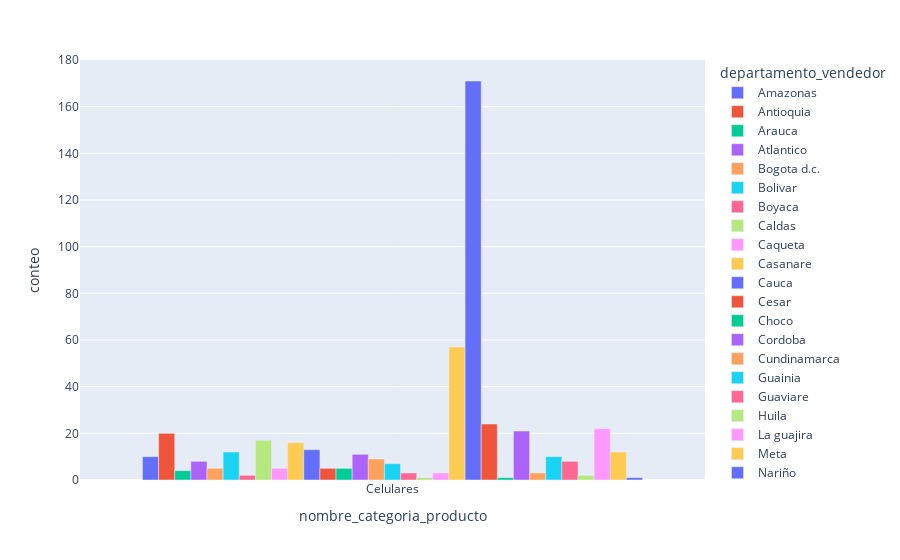

Write notebook code for a chart like this one.
### Markdown cell above
## Grafico barras agrupadas

### Code cell
#Arreglar datos
data_producto = data.groupby(['departamento_vendedor','nombre_categoria_producto']).count().reset_index()[['orden_id','departamento_vendedor','nombre_categoria_producto']]

#Cambiar nombre columnas
data_producto = data_producto.rename(columns={'orden_id':'conteo'})

#filtro por producto
data_producto = data_producto[data_producto['nombre_categoria_producto']=='Celulares']

#grafico
fig = px.bar(data_producto, x='nombre_categoria_producto', y='conteo', color='departamento_vendedor', barmode='group')

fig.show()

### Figure 1 — Plotly figure (JSON) as saved in the notebook; plotly's stock layout.template omitted (floating-point values rounded to 4 significant figures)
{"data": [{"alignmentgroup": "True", "hovertemplate": "departamento_vendedor=Amazonas<br>nombre_categoria_producto=%{x}<br>conteo=%{y}<extra></extra>", "legendgroup": "Amazonas", "marker": {"color": "#636efa", "pattern": {"shape": ""}}, "name": "Amazonas", "offsetgroup": "Amazonas", "orientation": "v", "showlegend": true, "textposition": "auto", "type": "bar", "x": ["Celulares"], "xaxis": "x", "y": [10], "yaxis": "y"}, {"alignmentgroup": "True", "hovertemplate": "departamento_vendedor=Antioquia<br>nombre_categoria_producto=%{x}<br>conteo=%{y}<extra></extra>", "legendgroup": "Antioquia", "marker": {"color": "#EF553B", "pattern": {"shape": ""}}, "name": "Antioquia", "offsetgroup": "Antioquia", "orientation": "v", "showlegend": true, "textposition": "auto", "type": "bar", "x": ["Celulares"], "xaxis": "x", "y": [20], "yaxis": "y"}, {"alignmentgroup": "True", "hovertemplate": "departamento_vendedor=Arauca<br>nombre_categoria_producto=%{x}<br>conteo=%{y}<extra></extra>", "legendgroup": "Arauca", "marker": {"color": "#00cc96", "pattern": {"shape": ""}}, "name": "Arauca", "offsetgroup": "Arauca", "orientation": "v", "showlegend": true, "textposition": "auto", "type": "bar", "x": ["Celulares"], "xaxis": "x", "y": [4], "yaxis": "y"}, {"alignmentgroup": "True", "hovertemplate": "departamento_vendedor=Atlantico<br>nombre_categoria_producto=%{x}<br>conteo=%{y}<extra></extra>", "legendgroup": "Atlantico", "marker": {"color": "#ab63fa", "pattern": {"shape": ""}}, "name": "Atlantico", "offsetgroup": "Atlantico", "orientation": "v", "showlegend": true, "textposition": "auto", "type": "bar", "x": ["Celulares"], "xaxis": "x", "y": [8], "yaxis": "y"}, {"alignmentgroup": "True", "hovertemplate": "departamento_vendedor=Bogota d.c.<br>nombre_categoria_producto=%{x}<br>conteo=%{y}<extra></extra>", "legendgroup": "Bogota d.c.", "marker": {"color": "#FFA15A", "pattern": {"shape": ""}}, "name": "Bogota d.c.", "offsetgroup": "Bogota d.c.", "orientation": "v", "showlegend": true, "textposition": "auto", "type": "bar", "x": ["Celulares"], "xaxis": "x", "y": [5], "yaxis": "y"}, {"alignmentgroup": "True", "hovertemplate": "departamento_vendedor=Bolivar<br>nombre_categoria_producto=%{x}<br>conteo=%{y}<extra></extra>", "legendgroup": "Bolivar", "marker": {"color": "#19d3f3", "pattern": {"shape": ""}}, "name": "Bolivar", "offsetgroup": "Bolivar", "orientation": "v", "showlegend": true, "textposition": "auto", "type": "bar", "x": ["Celulares"], "xaxis": "x", "y": [12], "yaxis": "y"}, {"alignmentgroup": "True", "hovertemplate": "departamento_vendedor=Boyaca<br>nombre_categoria_producto=%{x}<br>conteo=%{y}<extra></extra>", "legendgroup": "Boyaca", "marker": {"color": "#FF6692", "pattern": {"shape": ""}}, "name": "Boyaca", "offsetgroup": "Boyaca", "orientation": "v", "showlegend": true, "textposition": "auto", "type": "bar", "x": ["Celulares"], "xaxis": "x", "y": [2], "yaxis": "y"}, {"alignmentgroup": "True", "hovertemplate": "departamento_vendedor=Caldas<br>nombre_categoria_producto=%{x}<br>conteo=%{y}<extra></extra>", "legendgroup": "Caldas", "marker": {"color": "#B6E880", "pattern": {"shape": ""}}, "name": "Caldas", "offsetgroup": "Caldas", "orientation": "v", "showlegend": true, "textposition": "auto", "type": "bar", "x": ["Celulares"], "xaxis": "x", "y": [17], "yaxis": "y"}, {"alignmentgroup": "True", "hovertemplate": "departamento_vendedor=Caqueta<br>nombre_categoria_producto=%{x}<br>conteo=%{y}<extra></extra>", "legendgroup": "Caqueta", "marker": {"color": "#FF97FF", "pattern": {"shape": ""}}, "name": "Caqueta", "offsetgroup": "Caqueta", "orientation": "v", "showlegend": true, "textposition": "auto", "type": "bar", "x": ["Celulares"], "xaxis": "x", "y": [5], "yaxis": "y"}, {"alignmentgroup": "True", "hovertemplate": "departamento_vendedor=Casanare<br>nombre_categoria_producto=%{x}<br>conteo=%{y}<extra></extra>", "legendgroup": "Casanare", "marker": {"color": "#FECB52", "pattern": {"shape": ""}}, "name": "Casanare", "offsetgroup": "Casanare", "orientation": "v", "showlegend": true, "textposition": "auto", "type": "bar", "x": ["Celulares"], "xaxis": "x", "y": [16], "yaxis": "y"}, {"alignmentgroup": "True", "hovertemplate": "departamento_vendedor=Cauca<br>nombre_categoria_producto=%{x}<br>conteo=%{y}<extra></extra>", "legendgroup": "Cauca", "marker": {"color": "#636efa", "pattern": {"shape": ""}}, "name": "Cauca", "offsetgroup": "Cauca", "orientation": "v", "showlegend": true, "textposition": "auto", "type": "bar", "x": ["Celulares"], "xaxis": "x", "y": [13], "yaxis": "y"}, {"alignmentgroup": "True", "hovertemplate": "departamento_vendedor=Cesar<br>nombre_categoria_producto=%{x}<br>conteo=%{y}<extra></extra>", "legendgroup": "Cesar", "marker": {"color": "#EF553B", "pattern": {"shape": ""}}, "name": "Cesar", "offsetgroup": "Cesar", "orientation": "v", "showlegend": true, "textposition": "auto", "type": "bar", "x": ["Celulares"], "xaxis": "x", "y": [5], "yaxis": "y"}, {"alignmentgroup": "True", "hovertemplate": "departamento_vendedor=Choco<br>nombre_categoria_producto=%{x}<br>conteo=%{y}<extra></extra>", "legendgroup": "Choco", "marker": {"color": "#00cc96", "pattern": {"shape": ""}}, "name": "Choco", "offsetgroup": "Choco", "orientation": "v", "showlegend": true, "textposition": "auto", "type": "bar", "x": ["Celulares"], "xaxis": "x", "y": [5], "yaxis": "y"}, {"alignmentgroup": "True", "hovertemplate": "departamento_vendedor=Cordoba<br>nombre_categoria_producto=%{x}<br>conteo=%{y}<extra></extra>", "legendgroup": "Cordoba", "marker": {"color": "#ab63fa", "pattern": {"shape": ""}}, "name": "Cordoba", "offsetgroup": "Cordoba", "orientation": "v", "showlegend": true, "textposition": "auto", "type": "bar", "x": ["Celulares"], "xaxis": "x", "y": [11], "yaxis": "y"}, {"alignmentgroup": "True", "hovertemplate": "departamento_vendedor=Cundinamarca<br>nombre_categoria_producto=%{x}<br>conteo=%{y}<extra></extra>", "legendgroup": "Cundinamarca", "marker": {"color": "#FFA15A", "pattern": {"shape": ""}}, "name": "Cundinamarca", "offsetgroup": "Cundinamarca", "orientation": "v", "showlegend": true, "textposition": "auto", "type": "bar", "x": ["Celulares"], "xaxis": "x", "y": [9], "yaxis": "y"}, {"alignmentgroup": "True", "hovertemplate": "departamento_vendedor=Guainia<br>nombre_categoria_producto=%{x}<br>conteo=%{y}<extra></extra>", "legendgroup": "Guainia", "marker": {"color": "#19d3f3", "pattern": {"shape": ""}}, "name": "Guainia", "offsetgroup": "Guainia", "orientation": "v", "showlegend": true, "textposition": "auto", "type": "bar", "x": ["Celulares"], "xaxis": "x", "y": [7], "yaxis": "y"}, {"alignmentgroup": "True", "hovertemplate": "departamento_vendedor=Guaviare<br>nombre_categoria_producto=%{x}<br>conteo=%{y}<extra></extra>", "legendgroup": "Guaviare", "marker": {"color": "#FF6692", "pattern": {"shape": ""}}, "name": "Guaviare", "offsetgroup": "Guaviare", "orientation": "v", "showlegend": true, "textposition": "auto", "type": "bar", "x": ["Celulares"], "xaxis": "x", "y": [3], "yaxis": "y"}, {"alignmentgroup": "True", "hovertemplate": "departamento_vendedor=Huila<br>nombre_categoria_producto=%{x}<br>conteo=%{y}<extra></extra>", "legendgroup": "Huila", "marker": {"color": "#B6E880", "pattern": {"shape": ""}}, "name": "Huila", "offsetgroup": "Huila", "orientation": "v", "showlegend": true, "textposition": "auto", "type": "bar", "x": ["Celulares"], "xaxis": "x", "y": [1], "yaxis": "y"}, {"alignmentgroup": "True", "hovertemplate": "departamento_vendedor=La guajira<br>nombre_categoria_producto=%{x}<br>conteo=%{y}<extra></extra>", "legendgroup": "La guajira", "marker": {"color": "#FF97FF", "pattern": {"shape": ""}}, "name": "La guajira", "offsetgroup": "La guajira", "orientation": "v", "showlegend": true, "textposition": "auto", "type": "bar", "x": ["Celulares"], "xaxis": "x", "y": [3], "yaxis": "y"}, {"alignmentgroup": "True", "hovertemplate": "departamento_vendedor=Meta<br>nombre_categoria_producto=%{x}<br>conteo=%{y}<extra></extra>", "legendgroup": "Meta", "marker": {"color": "#FECB52", "pattern": {"shape": ""}}, "name": "Meta", "offsetgroup": "Meta", "orientation": "v", "showlegend": true, "textposition": "auto", "type": "bar", "x": ["Celulares"], "xaxis": "x", "y": [57], "yaxis": "y"}, {"alignmentgroup": "True", "hovertemplate": "departamento_vendedor=Nariño<br>nombre_categoria_producto=%{x}<br>conteo=%{y}<extra></extra>", "legendgroup": "Nariño", "marker": {"color": "#636efa", "pattern": {"shape": ""}}, "name": "Nariño", "offsetgroup": "Nariño", "orientation": "v", "showlegend": true, "textposition": "auto", "type": "bar", "x": ["Celulares"], "xaxis": "x", "y": [171], "yaxis": "y"}, {"alignmentgroup": "True", "hovertemplate": "departamento_vendedor=Norte de santander<br>nombre_categoria_producto=%{x}<br>conteo=%{y}<extra></extra>", "legendgroup": "Norte de santander", "marker": {"color": "#EF553B", "pattern": {"shape": ""}}, "name": "Norte de santander", "offsetgroup": "Norte de santander", "orientation": "v", "showlegend": true, "textposition": "auto", "type": "bar", "x": ["Celulares"], "xaxis": "x", "y": [24], "yaxis": "y"}, {"alignmentgroup": "True", "hovertemplate": "departamento_vendedor=Putumayo<br>nombre_categoria_producto=%{x}<br>conteo=%{y}<extra></extra>", "legendgroup": "Putumayo", "marker": {"color": "#00cc96", "pattern": {"shape": ""}}, "name": "Putumayo", "offsetgroup": "Putumayo", "orientation": "v", "showlegend": true, "textposition": "auto", "type": "bar", "x": ["Celulares"], "xaxis": "x", "y": [1], "yaxis": "y"}, {"alignmentgroup": "True", "hovertemplate": "departamento_vendedor=Risaralda<br>nombre_categoria_producto=%{x}<br>conteo=%{y}<extra></extra>", "legendgroup": "Risaralda", "marker": {"color": "#ab63fa", "pattern": {"shape": ""}}, "name": "Risaralda", "offsetgroup": "Risaralda", "orientation": "v", "showlegend": true, "textposition": "auto", "type": "bar", "x": ["Celulares"], "xaxis": "x", "y": [21], "yaxis": "y"}, {"alignmentgroup": "True", "hovertemplate": "departamento_vendedor=San andres<br>nombre_categoria_producto=%{x}<br>conteo=%{y}<extra></extra>", "legendgroup": "San andres", "marker": {"color": "#FFA15A", "pattern": {"shape": ""}}, "name": "San andres", "offsetgroup": "San andres", "orientation": "v", "showlegend": true, "textposition": "auto", "type": "bar", "x": ["Celulares"], "xaxis": "x", "y": [3], "yaxis": "y"}, {"alignmentgroup": "True", "hovertemplate": "departamento_vendedor=Santander<br>nombre_categoria_producto=%{x}<br>conteo=%{y}<extra></extra>", "legendgroup": "Santander", "marker": {"color": "#19d3f3", "pattern": {"shape": ""}}, "name": "Santander", "offsetgroup": "Santander", "orientation": "v", "showlegend": true, "textposition": "auto", "type": "bar", "x": ["Celulares"], "xaxis": "x", "y": [10], "yaxis": "y"}, {"alignmentgroup": "True", "hovertemplate": "departamento_vendedor=Sucre<br>nombre_categoria_producto=%{x}<br>conteo=%{y}<extra></extra>", "legendgroup": "Sucre", "marker": {"color": "#FF6692", "pattern": {"shape": ""}}, "name": "Sucre", "offsetgroup": "Sucre", "orientation": "v", "showlegend": true, "textposition": "auto", "type": "bar", "x": ["Celulares"], "xaxis": "x", "y": [8], "yaxis": "y"}, {"alignmentgroup": "True", "hovertemplate": "departamento_vendedor=Tolima<br>nombre_categoria_producto=%{x}<br>conteo=%{y}<extra></extra>", "legendgroup": "Tolima", "marker": {"color": "#B6E880", "pattern": {"shape": ""}}, "name": "Tolima", "offsetgroup": "Tolima", "orientation": "v", "showlegend": true, "textposition": "auto", "type": "bar", "x": ["Celulares"], "xaxis": "x", "y": [2], "yaxis": "y"}, {"alignmentgroup": "True", "hovertemplate": "departamento_vendedor=Valle del cauca<br>nombre_categoria_producto=%{x}<br>conteo=%{y}<extra></extra>", "legendgroup": "Valle del cauca", "marker": {"color": "#FF97FF", "pattern": {"shape": ""}}, "name": "Valle del cauca", "offsetgroup": "Valle del cauca", "orientation": "v", "showlegend": true, "textposition": "auto", "type": "bar", "x": ["Celulares"], "xaxis": "x", "y": [22], "yaxis": "y"}, {"alignmentgroup": "True", "hovertemplate": "departamento_vendedor=Vaupes<br>nombre_categoria_producto=%{x}<br>conteo=%{y}<extra></extra>", "legendgroup": "Vaupes", "marker": {"color": "#FECB52", "pattern": {"shape": ""}}, "name": "Vaupes", "offsetgroup": "Vaupes", "orientation": "v", "showlegend": true, "textposition": "auto", "type": "bar", "x": ["Celulares"], "xaxis": "x", "y": [12], "yaxis": "y"}, {"alignmentgroup": "True", "hovertemplate": "departamento_vendedor=Vichada<br>nombre_categoria_producto=%{x}<br>conteo=%{y}<extra></extra>", "legendgroup": "Vichada", "marker": {"color": "#636efa", "pattern": {"shape": ""}}, "name": "Vichada", "offsetgroup": "Vichada", "orientation": "v", "showlegend": true, "textposition": "auto", "type": "bar", "x": ["Celulares"], "xaxis": "x", "y": [1], "yaxis": "y"}], "layout": {"barmode": "group", "legend": {"title": {"text": "departamento_vendedor"}, "tracegroupgap": 0}, "margin": {"t": 60}, "xaxis": {"anchor": "y", "domain": [0, 1], "title": {"text": "nombre_categoria_producto"}}, "yaxis": {"anchor": "x", "domain": [0, 1], "title": {"text": "conteo"}}}}
